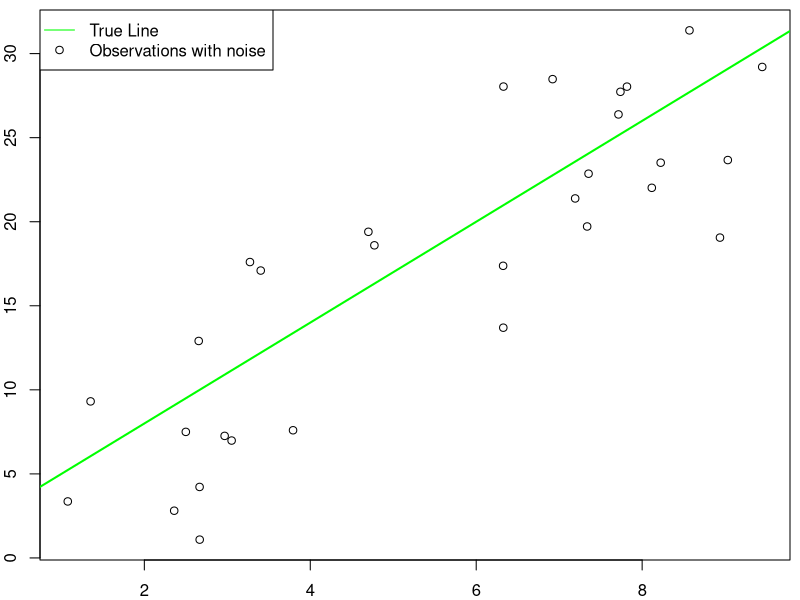
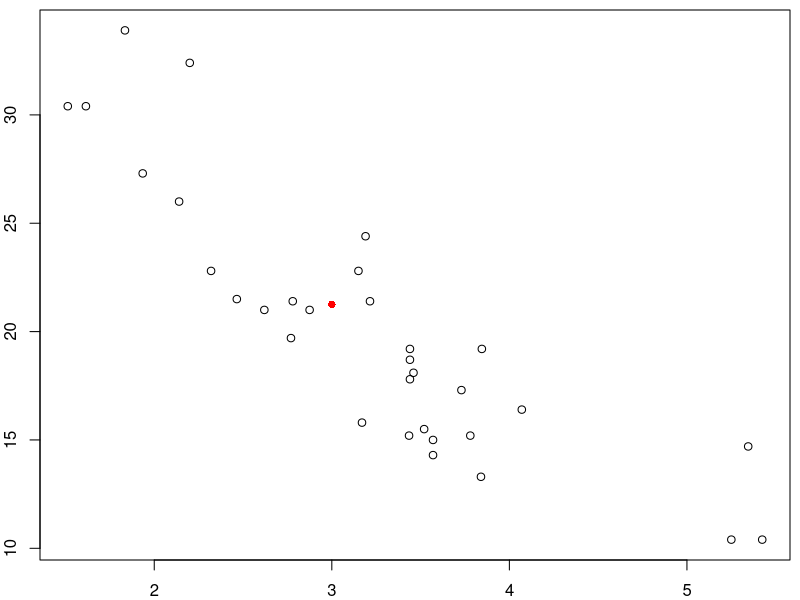
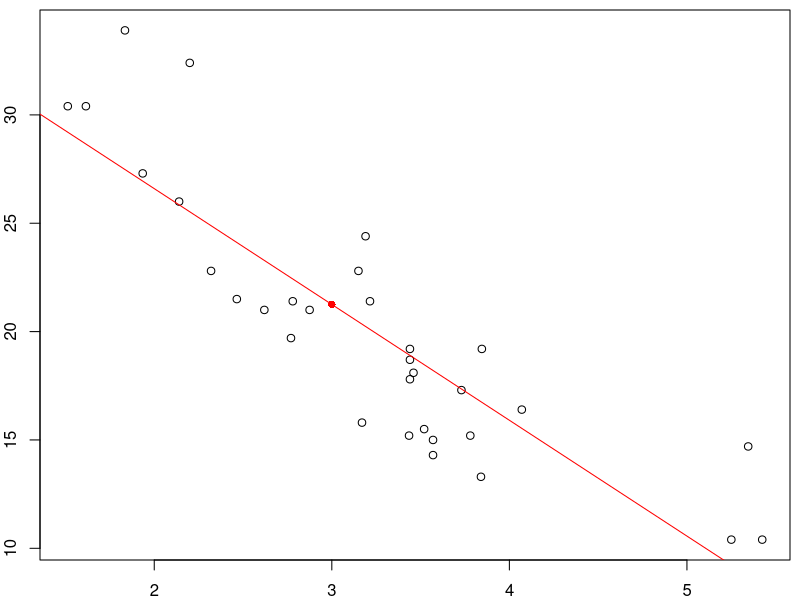
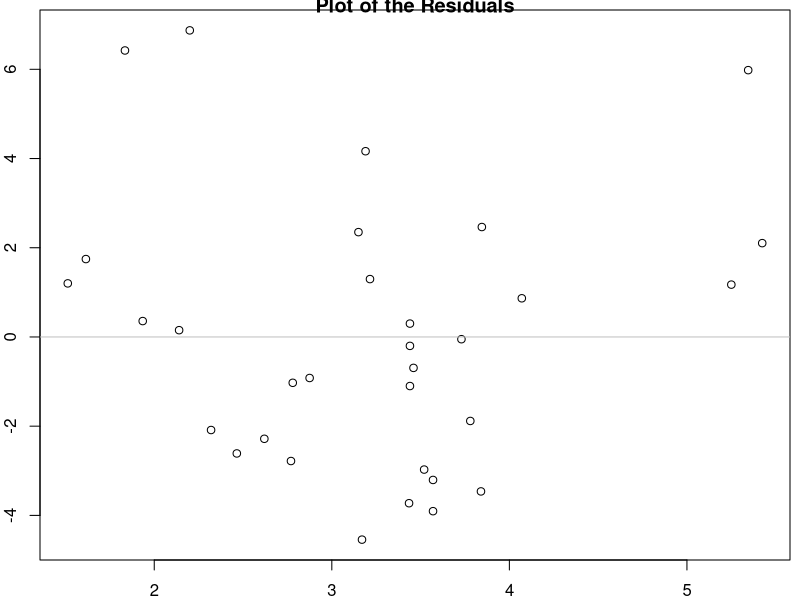
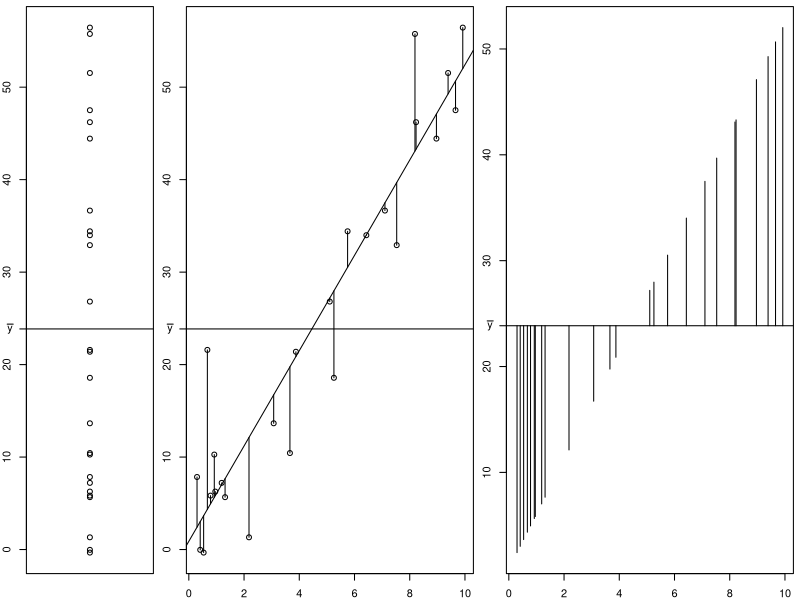
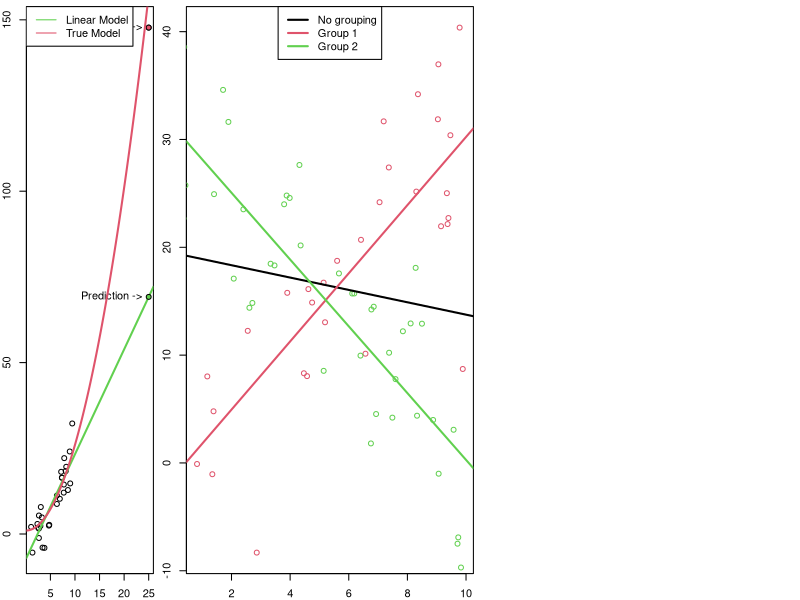
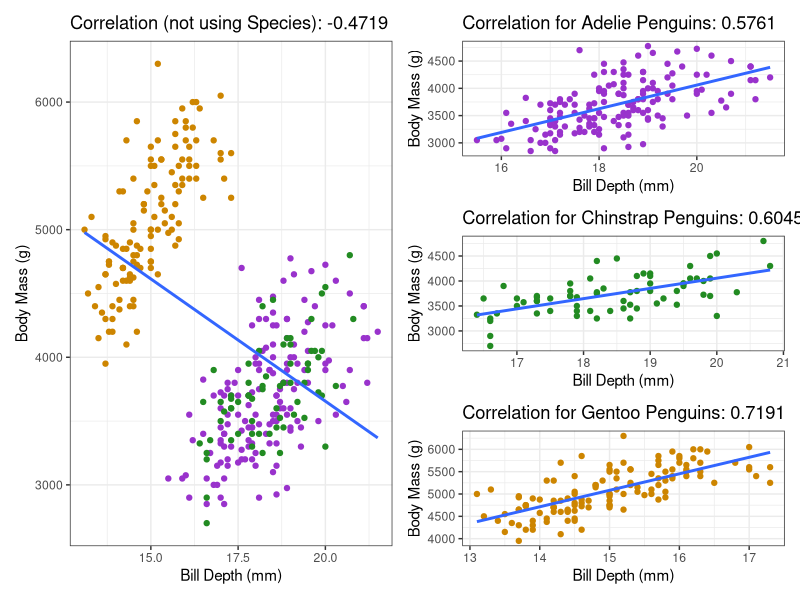

Source code (R) for these figures, in order:
## ---- chunk 1
#| echo: false
#| eval: true
set.seed(2112)
## ---- chunk 2
par(mar = c(2,2,0.5,0.5))
x <- runif(30, 0, 10)
y <- 2 + 3*x + rnorm(length(x), 0, 4)
plot(x,y)
abline(a = 2, b = 3, col = "green", lwd = 2)
legend("topleft", legend = c("True Line", "Observations with noise"), 
    lty = c(1,0), pch = c(NA,1), col = c("green", 1))
## ---- chunk 3
#| echo: true
## Load a built-in data set
data(mtcars) 

## Define which variables are x and y.
## This isn't necessary, but helps with teaching
x <- mtcars$wt
y <- mtcars$mpg

## Calculate the estimates by hand
b <- cor(x, y) * sd(y) / sd(x)
a <- mean(y) - b * mean(x)

## Print the estimates 
c(a, b)

## Use the built-in functions
summary(lm(y ~ x))
## ---- chunk 4
#| echo: true
a + b*3
## ---- chunk 5
#| echo: true
plot(y ~ x)
points(3, a + b*3, col = "red", pch = 16)
## ---- chunk 6
#| echo: true
plot(y ~ x)
points(3, a + b*3, col = "red", pch = 16)
## abline adds a line with slope b and intercept a to a plot.
abline(a = a, b = b, col = "red")
## ---- chunk 7
#| echo: true
e <- y - (a + b*x)
plot(e ~ x, main = "Plot of the Residuals")
## abline can also draw a line with slope 0 (horizontal)
abline(h = 0, col = "grey")
## ---- chunk 8
#| echo: true
## The prediction at mean(x) is equal to mean(y)
## In other words, (mean(x), mean(y)) is a point on the line
a + b * mean(x)
mean(y)

## Correlation doesn't care about order
cor(x, y)
cor(y, x)

## Theoretically 0, but computers aren't perfectly precise
## Note: e-14 refers to 10^-14, or 14 zeroes before the first digit
    # So, pretty close to 0.
sum(e) 
## ---- chunk 9
#| echo: false
#| eval: true
layout(mat = matrix(c(1,2,3), nrow = 1), widths = c(0.5,1,1))
set.seed(18)
x <- runif(25, 0, 10)
y <- rnorm(25, 2 + 5*x, 6)

plot(rep(1, 25), y, xlab = "y", ylab = "The observed y-values have variance", xaxt = "n")
abline(h = mean(y))
axis(2, mean(y), bquote(bar(y)), las = 1)

plot(x, y, ylab = "The residuals have variance")
abline(lm(y~x))
abline(h = mean(y))
axis(2, mean(y), bquote(bar(y)), las = 1)

mids <- predict(lm(y~x))
for(i in seq_along(mids)){
    lines(x = rep(x[i], 2), y = c(y[i], mids[i]), col = 1)
}

mids <- predict(lm(y~x))
plot(mids ~ x, type = "n", ylab = "The predicted y-values have variance, too!")
for(i in seq_along(mids)){
    lines(x = rep(x[i], 2), y = c(mean(y), mids[i]))
}
axis(2, at = mean(y), labels = bquote(bar(y)), las = 1)
abline(h = mean(y))
## ---- chunk 10
set.seed(2112)
x <- c(runif(29, 0, 10), 25)
y <- 1 + 0.25*x^2 + rnorm(length(x), 0, 5)
plot(x, y)
points(x[30], y[30], col = 2, pch = 16)
points(x[30], y[30], col = 1, pch = 1)
abline(lm(y ~ x, data = data.frame(y=y[1:29], x = x[1:29])), lwd = 2, col = 3)
#abline(lm(y ~ x, data = data.frame(y=y, x = x)), col = 0)
text(x = x[30], y = y[30], labels = "New Obs ->", pos = 2)

newx <- x[30]
newy <- c(1,x[30])%*%coef(lm(y ~ x, data = data.frame(y=y[1:29], x = x[1:29])))
text(x = newx, y = newy, labels = "Prediction ->", pos = 2)
points(x = newx, y = newy, col = 3, pch = 16)
points(x = newx, y = newy, col = 1, pch = 1)
xseq <- seq(0, 25, 0.01)
lines(xseq, 1 + 0.25*xseq^2, col = 2, lwd = 2)
legend("topleft", legend = c("Linear Model", "True Model"), col = c(3,2), lwd = 1)
## ---- chunk 11
set.seed(42)
x1 <- runif(30, 0, 10)
x2 <- runif(42, 0, 10)
y1 <- 3*x1 + rnorm(length(x1), 0, 7)
y2 <- 30 - 3*x2 + rnorm(length(x2), 0, 7)
plot(x1, y1, col = 2)
points(x2, y2, col = 3)
abline(lm(y ~ x, data = data.frame(x = c(x1, x2), y = c(y1, y2))), lwd = 2)
abline(lm(y1 ~ x1), col = 2, lwd = 2)
abline(lm(y2 ~ x2), col = 3, lwd = 2)
legend("top", legend = c("No grouping", "Group 1", "Group 2"), col = 1:3, lty = 1, lwd = 2)
## ---- chunk 12
#| echo: false
library(palmerpenguins)
library(ggplot2)
theme_set(theme_bw())
library(patchwork)

gall <- ggplot(penguins) + 
    aes(x = bill_depth_mm, y = body_mass_g) +
    geom_point(mapping = aes(colour = species)) +
    scale_colour_manual(values = c("darkorchid", "forestgreen", "orange3")) +
    geom_smooth(method = "lm", formula = y~x, se = FALSE) +
    labs(x = "Bill Depth (mm)",
        y = "Body Mass (g)",
        title = paste0("Correlation (not using Species): ",
            round(cor(penguins$bill_depth_mm, 
                penguins$body_mass_g, use = "complete"),
                4))) +
    theme(legend.position = "none")

gadelie <- with(subset(penguins, species == "Adelie"),
    ggplot() + aes(x = bill_depth_mm, y = body_mass_g) +
        geom_point(colour = "darkorchid") +
        geom_smooth(method = "lm", formula = y~x, se = FALSE) +
        labs(x = "Bill Depth (mm)",
            y = "Body Mass (g)",
            title = paste0("Correlation for Adelie Penguins: ",
                round(cor(bill_depth_mm, body_mass_g, 
                    use = "complete"), 
                4)))
)
ginstrap <- with(subset(penguins, species == "Chinstrap"),
    ggplot() + aes(x = bill_depth_mm, y = body_mass_g) +
        geom_point(colour = "forestgreen") +
        geom_smooth(method = "lm", formula = y~x, se = FALSE) +
        labs(x = "Bill Depth (mm)",
            y = "Body Mass (g)",
            title = paste0("Correlation for Chinstrap Penguins: ",
                round(cor(bill_depth_mm, body_mass_g, 
                    use = "complete"), 
                4)))
)
gentoo <- with(subset(penguins, species == "Gentoo"),
    ggplot() + aes(x = bill_depth_mm, y = body_mass_g) +
        geom_point(colour = "orange3") +
        geom_smooth(method = "lm", formula = y~x, se = FALSE) +
        labs(x = "Bill Depth (mm)",
            y = "Body Mass (g)",
            title = paste0("Correlation for Gentoo Penguins: ",
                round(cor(bill_depth_mm, body_mass_g, 
                    use = "complete"), 
                4)))
)

gall + (gadelie / ginstrap / gentoo)
